Frame 1 (no input): blank canvas, image omitted
Frame 60 (the mouse pressed at the canvas centre just before this capture): blank canvas, image omitted
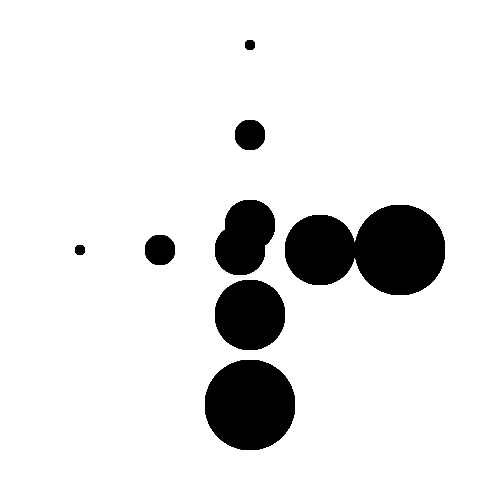
Frame 120 (the mouse held since frame 60 and released just before this capture)

The Processing sketch whose frames 1 and 60 were blank and that drew this single picture after the mouse press (run headless with seeded random() and noise(); from frame 60 on, the mouse is pressed at the canvas centre):

// Processing sketch: processing_27838
// ── processing_27838.pde

void setup() {
  size(500, 500);
  background(255);
   noStroke();
  smooth();
}
 
void draw() {
  fill(0);
  //rect(100, 380, 40, 40);
  //mouseX, mouseY
   
  // wenn die Maus gedrückt ist…
if (mousePressed)  {
    // zeichne eine ellipse an der Mausposition
     ellipse (80, mouseY, 10, 10);
     ellipse (mouseX, 45, 10, 10);

     ellipse (160, mouseY, 30, 30);
     ellipse (mouseX, 135, 30, 30);
     
     ellipse (240, mouseY, 50, 50);
     ellipse (mouseX, 225, 50, 50);
     
      ellipse (320, mouseY, 70, 70);
     ellipse (mouseX, 315, 70, 70);
     
      ellipse (400, mouseY, 90, 90);
     ellipse (mouseX, 405, 90, 90);
     }
    
   }
